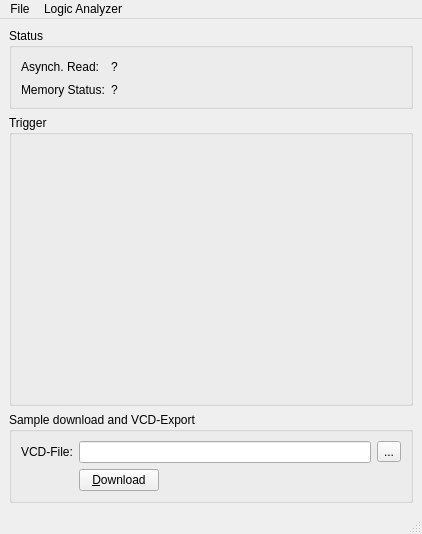
<?xml version="1.0" encoding="UTF-8"?>
<ui version="4.0">
 <class>MainWindow</class>
 <widget class="QMainWindow" name="MainWindow">
  <property name="geometry">
   <rect>
    <x>0</x>
    <y>0</y>
    <width>422</width>
    <height>534</height>
   </rect>
  </property>
  <property name="sizePolicy">
   <sizepolicy hsizetype="Preferred" vsizetype="Preferred">
    <horstretch>0</horstretch>
    <verstretch>0</verstretch>
   </sizepolicy>
  </property>
  <property name="windowTitle">
   <string>MainWindow</string>
  </property>
  <property name="windowIcon">
   <iconset resource="../icons.qrc">
    <normaloff>:/images/application.svg</normaloff>:/images/application.svg</iconset>
  </property>
  <widget class="QWidget" name="centralwidget">
   <layout class="QVBoxLayout" name="verticalLayout">
    <item>
     <widget class="QGroupBox" name="groupStatus">
      <property name="sizePolicy">
       <sizepolicy hsizetype="Preferred" vsizetype="Fixed">
        <horstretch>0</horstretch>
        <verstretch>0</verstretch>
       </sizepolicy>
      </property>
      <property name="styleSheet">
       <string notr="true">QGroupBox {background: right bottom no-repeat url(:/images/icons/dialog-warning.svg)}</string>
      </property>
      <property name="title">
       <string>Status</string>
      </property>
      <layout class="QGridLayout" name="gridLayout_2">
       <item row="0" column="0">
        <widget class="QLabel" name="label">
         <property name="sizePolicy">
          <sizepolicy hsizetype="Fixed" vsizetype="Fixed">
           <horstretch>0</horstretch>
           <verstretch>0</verstretch>
          </sizepolicy>
         </property>
         <property name="text">
          <string>Asynch. Read:</string>
         </property>
        </widget>
       </item>
       <item row="1" column="0">
        <widget class="QLabel" name="label_2">
         <property name="text">
          <string>Memory Status:</string>
         </property>
        </widget>
       </item>
       <item row="1" column="1">
        <widget class="QLabel" name="labelMemoryStatusValue">
         <property name="text">
          <string>?</string>
         </property>
        </widget>
       </item>
       <item row="0" column="3">
        <spacer name="horizontalSpacer_2">
         <property name="orientation">
          <enum>Qt::Horizontal</enum>
         </property>
         <property name="sizeHint" stdset="0">
          <size>
           <width>40</width>
           <height>20</height>
          </size>
         </property>
        </spacer>
       </item>
       <item row="0" column="1">
        <widget class="QLabel" name="labelAsynchValue">
         <property name="sizePolicy">
          <sizepolicy hsizetype="Preferred" vsizetype="Fixed">
           <horstretch>0</horstretch>
           <verstretch>0</verstretch>
          </sizepolicy>
         </property>
         <property name="text">
          <string>?</string>
         </property>
        </widget>
       </item>
      </layout>
     </widget>
    </item>
    <item>
     <widget class="QGroupBox" name="groupTrigger">
      <property name="styleSheet">
       <string notr="true"/>
      </property>
      <property name="title">
       <string>Trigger</string>
      </property>
      <property name="flat">
       <bool>false</bool>
      </property>
      <property name="checkable">
       <bool>false</bool>
      </property>
      <layout class="QGridLayout" name="gridLayout"/>
     </widget>
    </item>
    <item>
     <widget class="QGroupBox" name="groupBoxVCD">
      <property name="sizePolicy">
       <sizepolicy hsizetype="Preferred" vsizetype="Fixed">
        <horstretch>0</horstretch>
        <verstretch>0</verstretch>
       </sizepolicy>
      </property>
      <property name="styleSheet">
       <string notr="true"/>
      </property>
      <property name="title">
       <string>Sample download and VCD-Export</string>
      </property>
      <layout class="QGridLayout" name="gridLayout_3">
       <property name="rightMargin">
        <number>9</number>
       </property>
       <property name="bottomMargin">
        <number>9</number>
       </property>
       <item row="1" column="1" colspan="2">
        <widget class="QPushButton" name="buttonDownload">
         <property name="sizePolicy">
          <sizepolicy hsizetype="Fixed" vsizetype="Fixed">
           <horstretch>0</horstretch>
           <verstretch>0</verstretch>
          </sizepolicy>
         </property>
         <property name="layoutDirection">
          <enum>Qt::LeftToRight</enum>
         </property>
         <property name="styleSheet">
          <string notr="true">align: right</string>
         </property>
         <property name="text">
          <string>&amp;Download</string>
         </property>
         <property name="flat">
          <bool>false</bool>
         </property>
        </widget>
       </item>
       <item row="0" column="2">
        <widget class="QToolButton" name="toolButtonVCD">
         <property name="text">
          <string>...</string>
         </property>
        </widget>
       </item>
       <item row="0" column="0">
        <widget class="QLabel" name="labelVCD">
         <property name="sizePolicy">
          <sizepolicy hsizetype="Preferred" vsizetype="Fixed">
           <horstretch>0</horstretch>
           <verstretch>0</verstretch>
          </sizepolicy>
         </property>
         <property name="text">
          <string>VCD-File:</string>
         </property>
         <property name="textFormat">
          <enum>Qt::PlainText</enum>
         </property>
        </widget>
       </item>
       <item row="0" column="1">
        <widget class="QLineEdit" name="lineEditVCD"/>
       </item>
      </layout>
     </widget>
    </item>
   </layout>
  </widget>
  <widget class="QMenuBar" name="menubar">
   <property name="geometry">
    <rect>
     <x>0</x>
     <y>0</y>
     <width>422</width>
     <height>25</height>
    </rect>
   </property>
   <widget class="QMenu" name="menuFile">
    <property name="title">
     <string>File</string>
    </property>
    <addaction name="actionExit"/>
   </widget>
   <widget class="QMenu" name="menuLogic_Analyzer">
    <property name="title">
     <string>Logic Analyzer</string>
    </property>
    <widget class="QMenu" name="menuTPG">
     <property name="statusTip">
      <string>Override hardware's inputs with test pattern</string>
     </property>
     <property name="title">
      <string>Test Pattern Generator</string>
     </property>
     <property name="icon">
      <iconset resource="../icons.qrc">
       <normaloff>:/images/tpg.svg</normaloff>:/images/tpg.svg</iconset>
     </property>
     <addaction name="menuTPG_Off"/>
     <addaction name="menuTPG_Pattern1"/>
     <addaction name="menuTPG_Pattern2"/>
     <addaction name="menuTPG_Pattern3"/>
    </widget>
    <widget class="QMenu" name="menuTT">
     <property name="title">
      <string>Trigger Timing</string>
     </property>
     <addaction name="menuTT_Pre"/>
     <addaction name="menuTT_Center"/>
     <addaction name="menuTT_Post"/>
    </widget>
    <addaction name="actionShow_Config"/>
    <addaction name="separator"/>
    <addaction name="actionRun_Length_Encoding"/>
    <addaction name="menuTT"/>
    <addaction name="menuTPG"/>
    <addaction name="separator"/>
    <addaction name="menuSoftReset"/>
    <addaction name="menuColdReset"/>
   </widget>
   <addaction name="menuFile"/>
   <addaction name="menuLogic_Analyzer"/>
  </widget>
  <widget class="QStatusBar" name="statusbar"/>
  <action name="actionExit">
   <property name="text">
    <string>Quit</string>
   </property>
   <property name="shortcut">
    <string>Ctrl+Q</string>
   </property>
   <property name="menuRole">
    <enum>QAction::QuitRole</enum>
   </property>
  </action>
  <action name="menuSoftReset">
   <property name="icon">
    <iconset resource="../icons.qrc">
     <normaloff>:/images/refresh.svg</normaloff>:/images/refresh.svg</iconset>
   </property>
   <property name="text">
    <string>Reset Sampling Pipeline</string>
   </property>
   <property name="statusTip">
    <string>Keep settings and prepare for new sampling</string>
   </property>
   <property name="shortcut">
    <string>Ctrl+R</string>
   </property>
   <property name="iconVisibleInMenu">
    <bool>true</bool>
   </property>
  </action>
  <action name="menuColdReset">
   <property name="icon">
    <iconset resource="../icons.qrc">
     <normaloff>:/images/reset.svg</normaloff>:/images/reset.svg</iconset>
   </property>
   <property name="text">
    <string>Restore Default Settings</string>
   </property>
   <property name="statusTip">
    <string>Restore default settings and prepare for new samling</string>
   </property>
   <property name="shortcut">
    <string>Ctrl+Shift+R</string>
   </property>
   <property name="iconVisibleInMenu">
    <bool>true</bool>
   </property>
  </action>
  <action name="menuTPG_Off">
   <property name="checkable">
    <bool>true</bool>
   </property>
   <property name="text">
    <string>Off</string>
   </property>
  </action>
  <action name="menuTPG_Pattern1">
   <property name="checkable">
    <bool>true</bool>
   </property>
   <property name="text">
    <string>Pattern 1</string>
   </property>
  </action>
  <action name="menuTPG_Pattern2">
   <property name="checkable">
    <bool>true</bool>
   </property>
   <property name="text">
    <string>Pattern 2</string>
   </property>
  </action>
  <action name="menuTPG_Pattern3">
   <property name="checkable">
    <bool>true</bool>
   </property>
   <property name="text">
    <string>Pattern 3</string>
   </property>
  </action>
  <action name="actionNot_Support_by_GUI_yet">
   <property name="enabled">
    <bool>false</bool>
   </property>
   <property name="text">
    <string>Not Support by GUI yet</string>
   </property>
  </action>
  <action name="actionShow_Config">
   <property name="icon">
    <iconset resource="../icons.qrc">
     <normaloff>:/images/show-config.svg</normaloff>:/images/show-config.svg</iconset>
   </property>
   <property name="text">
    <string>Show Hardware Configuration</string>
   </property>
   <property name="statusTip">
    <string>Show configuration recieved from hardware</string>
   </property>
   <property name="iconVisibleInMenu">
    <bool>true</bool>
   </property>
  </action>
  <action name="actionRun_Length_Encoding">
   <property name="enabled">
    <bool>false</bool>
   </property>
   <property name="text">
    <string>Run Length Encoding</string>
   </property>
   <property name="statusTip">
    <string>Not supported by GUI yet</string>
   </property>
  </action>
  <action name="menuTT_Pre">
   <property name="checkable">
    <bool>true</bool>
   </property>
   <property name="text">
    <string>Pre Trigger</string>
   </property>
   <property name="shortcut">
    <string>Ctrl+1</string>
   </property>
  </action>
  <action name="menuTT_Center">
   <property name="checkable">
    <bool>true</bool>
   </property>
   <property name="text">
    <string>Center Triggering</string>
   </property>
   <property name="shortcut">
    <string>Ctrl+2</string>
   </property>
  </action>
  <action name="menuTT_Post">
   <property name="checkable">
    <bool>true</bool>
   </property>
   <property name="text">
    <string>Post Triggering</string>
   </property>
   <property name="shortcut">
    <string>Ctrl+3</string>
   </property>
  </action>
 </widget>
 <resources>
  <include location="../icons.qrc"/>
 </resources>
 <connections>
  <connection>
   <sender>toolButtonVCD</sender>
   <signal>clicked()</signal>
   <receiver>MainWindow</receiver>
   <slot>vcdFileChooser()</slot>
   <hints>
    <hint type="sourcelabel">
     <x>641</x>
     <y>478</y>
    </hint>
    <hint type="destinationlabel">
     <x>399</x>
     <y>266</y>
    </hint>
   </hints>
  </connection>
  <connection>
   <sender>actionShow_Config</sender>
   <signal>triggered()</signal>
   <receiver>MainWindow</receiver>
   <slot>showConfig()</slot>
   <hints>
    <hint type="sourcelabel">
     <x>-1</x>
     <y>-1</y>
    </hint>
    <hint type="destinationlabel">
     <x>399</x>
     <y>266</y>
    </hint>
   </hints>
  </connection>
  <connection>
   <sender>menuSoftReset</sender>
   <signal>triggered()</signal>
   <receiver>MainWindow</receiver>
   <slot>sendSoftReset()</slot>
   <hints>
    <hint type="sourcelabel">
     <x>-1</x>
     <y>-1</y>
    </hint>
    <hint type="destinationlabel">
     <x>399</x>
     <y>266</y>
    </hint>
   </hints>
  </connection>
  <connection>
   <sender>menuColdReset</sender>
   <signal>triggered()</signal>
   <receiver>MainWindow</receiver>
   <slot>sendColdReset()</slot>
   <hints>
    <hint type="sourcelabel">
     <x>-1</x>
     <y>-1</y>
    </hint>
    <hint type="destinationlabel">
     <x>399</x>
     <y>266</y>
    </hint>
   </hints>
  </connection>
  <connection>
   <sender>actionExit</sender>
   <signal>triggered()</signal>
   <receiver>MainWindow</receiver>
   <slot>close()</slot>
   <hints>
    <hint type="sourcelabel">
     <x>-1</x>
     <y>-1</y>
    </hint>
    <hint type="destinationlabel">
     <x>399</x>
     <y>266</y>
    </hint>
   </hints>
  </connection>
  <connection>
   <sender>buttonDownload</sender>
   <signal>clicked()</signal>
   <receiver>MainWindow</receiver>
   <slot>vcdDownloadFile()</slot>
   <hints>
    <hint type="sourcelabel">
     <x>738</x>
     <y>478</y>
    </hint>
    <hint type="destinationlabel">
     <x>399</x>
     <y>266</y>
    </hint>
   </hints>
  </connection>
 </connections>
 <slots>
  <slot>vcdDownloadFile()</slot>
  <slot>showConfig()</slot>
  <slot>sendSoftReset()</slot>
  <slot>sendColdReset()</slot>
  <slot>refreshLAStatus()</slot>
  <slot>loadLASettings()</slot>
  <slot>vcdFileChooser()</slot>
 </slots>
</ui>
